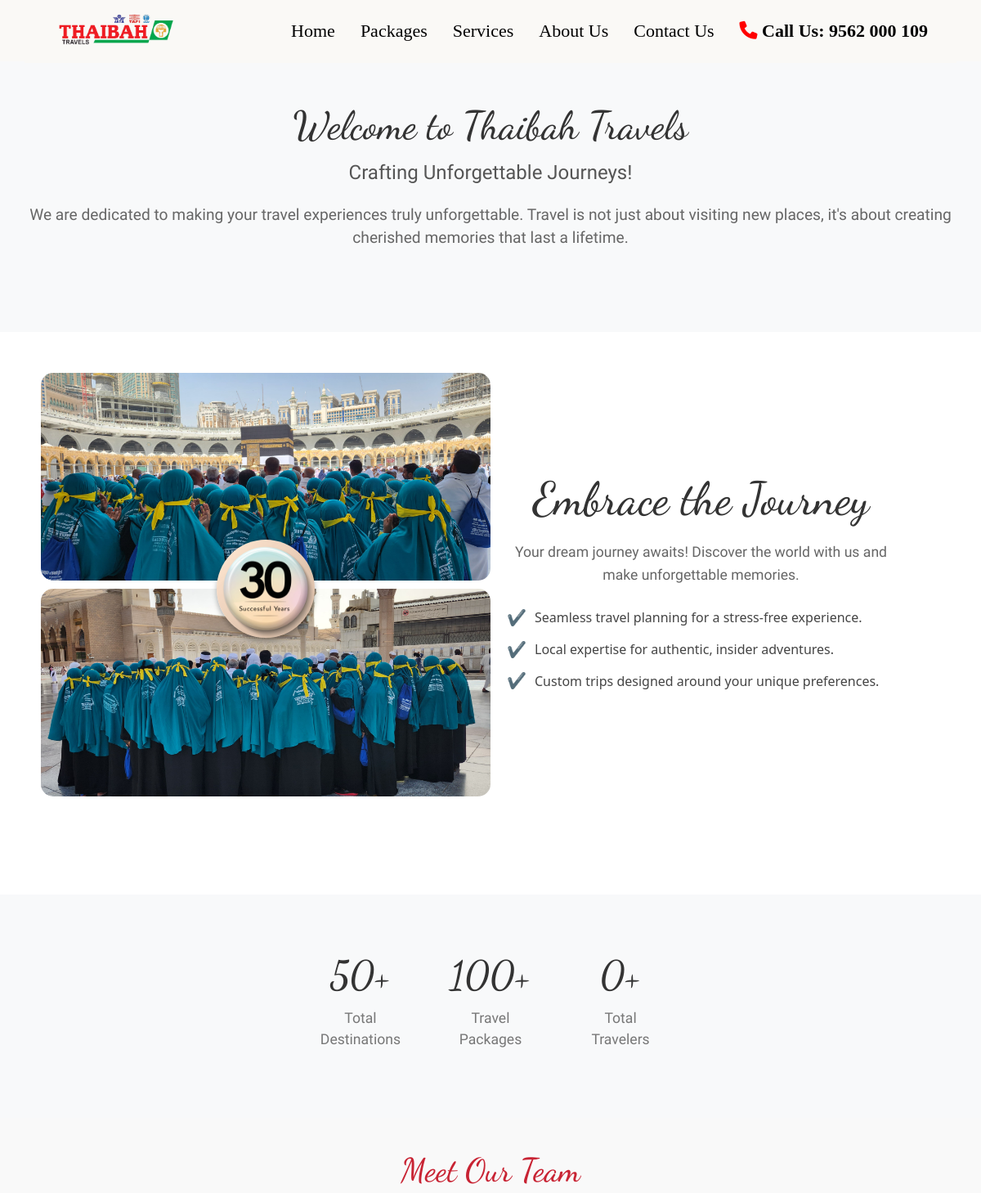
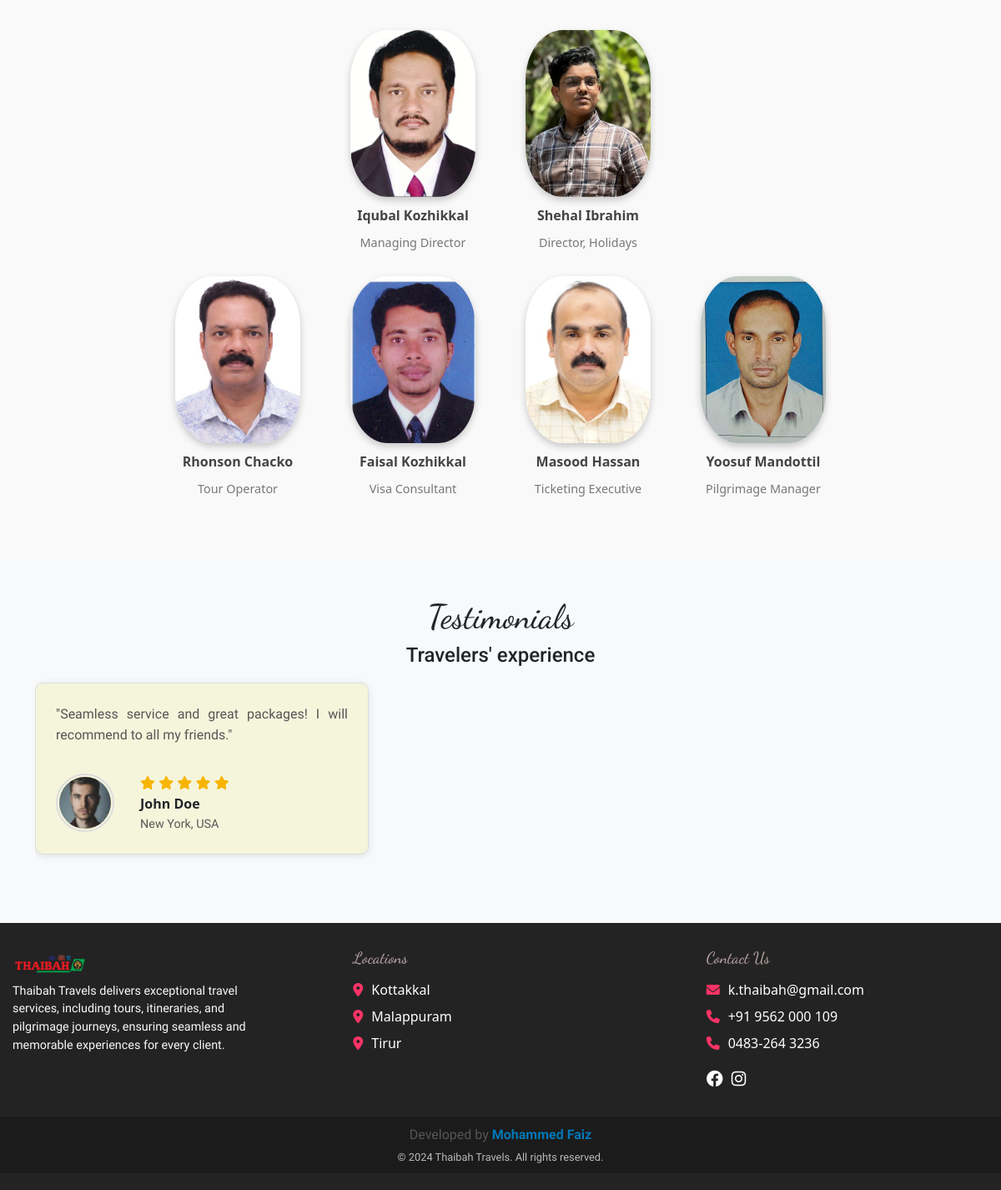
/about, run on the app's committed database (2 pictures, top to bottom).
### models.py (models this page shows, shortened)
class TeamMembers(db.Model):
    __tablename__ = 'team_members'
    id = db.Column(db.Integer, primary_key=True)
    name = db.Column(db.String(100), nullable=False, index=True)  # Indexed for faster search by name
    position = db.Column(db.String(100), nullable=False)
    image = db.Column(db.String(255), nullable=False)
    is_head = db.Column(db.Boolean, nullable=False, default=False)
    email = db.Column(db.String(100), nullable=True)
    phone = db.Column(db.String(15), nullable=True)

class Testimonial(db.Model):
    __tablename__ = 'testimonials'
    id = db.Column(db.Integer, primary_key=True)
    testimonial_text = db.Column(db.Text, nullable=False)
    name = db.Column(db.String(100), nullable=False, index=True)  # Indexed for faster search
    location = db.Column(db.String(100), nullable=False, index=True)  # Indexed for faster search by location
    rating = db.Column(db.Integer, nullable=False)  # Indexed for faster sorting/search by rating
    image = db.Column(db.String(200), nullable=False)

### app.py (the view)
@app.route('/about')
def about():
    try:
        heads = TeamMembers.query.filter_by(is_head=True).all()
        members = TeamMembers.query.filter_by(is_head=False).all()
        return render_template("about.html", heads=heads, members=members)
    except Exception as e:
        logging.error(f"Error fetching team members: {e}")
        flash("Error fetching team members. Please try again later.", 'danger')
        return render_template("about.html")

### app.py (called while the page is built)
@app.context_processor
def inject_testimonials():
    try:
        testimonials = Testimonial.query.all()
        return {'testimonials': testimonials}
    except Exception as e:
        logging.error(f"Error fetching testimonials: {e}")
        return {'testimonials': []}

### templates/about.html (shortened to what this page needs)
{% extends "base.html" %}
{% block extra_css %}
<link rel="stylesheet" href="{{ url_for('static', filename='css/about.css') }}">
{% endblock %}
{% block content %}
<section class="about-us">
    <div class="container">
        <div class="intro">
            <h1>Welcome to Thaibah Travels</h1>
            <p class="intro-subtitle">Crafting Unforgettable Journeys!</p>
            <p class="intro-description">
                We are dedicated to making your travel experiences truly unforgettable. Travel is not just about visiting new places, it's about creating cherished memories that last a lifetime.
            </p>
        </div>
    </div>
</section>
<section class="embrace-journey section-white">
    <div class="embrace-content">
        <div class="embrace-images">
            <img src="{{ url_for('static', filename='images/embrace1.jpg') }}" alt="Embrace Image 1" class="embrace-image embrace-image-1">
            <img src="{{ url_for('static', filename='images/embrace2.jpg') }}" alt="Embrace Image 2" class="embrace-image embrace-image-2">
            <img src="{{ url_for('static', filename='images/experience.jpg') }}" alt="Experience Icon" class="experience-icon">
        </div>
        <div class="embrace-text text-center">
            <h2>Embrace the Journey</h2>
            <p>Your dream journey awaits! Discover the world with us and make unforgettable memories.</p>
            <ul class="features-list">
                <li>Seamless travel planning for a stress-free experience.</li>
                <li>Local expertise for authentic, insider adventures.</li>
                <li>Custom trips designed around your unique preferences.</li>
            </ul>
        </div>
    </div>
</section>
<section class="stats-section section-cream">
    <div class="container">
        <div class="row text-center">
            <div class="col-md-3 mb-3">
                <h3>50+</h3>
                <p>Total Destinations</p>
            </div>
            <div class="col-md-3 mb-3">
                <h3>100+</h3>
                <p>Travel Packages</p>
            </div>
            <div class="col-md-3 mb-3">
                <h3><span id="traveler-counter">0</span>+</h3>
                <p>Total Travelers</p>
            </div>
        </div>
    </div>
</section>
<section class="team-section section-white">
    <div class="container">
        <h1>Meet Our Team</h1>
        <div class="row">
            {% for head in heads %}
                <div class="team-member" onclick="toggleDetails(this)">
                    <img src="{{ url_for('static', filename='images/' + head.image) }}" alt="{{ head.name }}">
                    <div class="name">{{ head.name }}</div>
                    <div class="position">{{ head.position }}</div>
                </div>
            {% endfor %}
        </div>
        <div class="row">
            {% for member in members %}
                <div class="team-member" onclick="toggleDetails(this)">
                    <img src="{{ url_for('static', filename='images/' + member.image) }}" alt="{{ member.name }}">
                    <div class="name">{{ member.name }}</div>
                    <div class="position">{{ member.position }}</div>
                </div>
            {% endfor %}
        </div>
    </div>
</section>
{% endblock %}

### templates/base.html (shortened to what this page needs)
<!DOCTYPE html>
<html lang="en">
<head>
    <link rel="stylesheet" href="/static/css/style.css">
    <link rel="stylesheet" href="/static/css/index.css">
    <link rel="stylesheet" href="https://cdn.jsdelivr.net/npm/bootstrap@5.3.0-alpha1/dist/css/bootstrap.min.css">
    <link rel="stylesheet" href="https://cdnjs.cloudflare.com/ajax/libs/font-awesome/6.0.0-beta3/css/all.min.css">
    {% block extra_css %}{% endblock %}
</head>
<body>
<nav class="navbar navbar-expand-lg">
    <div class="container">
        <img src="{{ url_for('static', filename='images/logo.png') }}" alt="Thaibah Travels Logo" class="navbar-brand navbar-logo img-fluid">
        <div class="collapse navbar-collapse" id="navbarNav">
            <ul class="navbar-nav ms-auto">
                <li class="nav-item"><a class="nav-link" href="/">Home</a></li>
                <li class="nav-item"><a class="nav-link" href="/packages">Packages</a></li>
                <li class="nav-item"><a class="nav-link" href="/services">Services</a></li>
                <li class="nav-item"><a class="nav-link" href="/about">About Us</a></li>
                <li class="nav-item"><a class="nav-link" href="/contact">Contact Us</a></li>
                <li class="nav-item call-us">
                    <a class="nav-link" href="tel:+911234567890">
                        <i class="fas fa-phone call-icon"></i> Call Us: 9562 000 109
                    </a>
                </li>
            </ul>
        </div>
    </div>
</nav>
<main>
    {% block content %}{% endblock %}
</main>
<section id="testimonials" class="bg-light py-5">
    <div class="container">
        <h1 class="text-center">Testimonials</h1>
        <h4 class="text-center">Travelers' experience</h4>
        <div class="testimonial-carousel d-flex overflow-auto">
            {% if testimonials %}
                {% for testimonial in testimonials %}
                <div class="testimonial-card p-4 mb-4 d-flex flex-column">
                    <div class="testimonial-content mb-3">
                        <p>"{{ testimonial.testimonial_text }}"</p>
                    </div>
                    <div class="testimonial-footer d-flex align-items-center">
                        <img src="{{ url_for('static', filename='images/' + testimonial.image) }}"
                             alt="{{ testimonial.name }}" class="testimonial-photo rounded-circle">
                        <div class="testimonial-info ms-3">
                            <div class="stars mb-1">
                                {% for i in range(testimonial.rating) %}
                                    <span class="fa fa-star"></span>
                                {% endfor %}
                            </div>
                            <h5 class="mb-1">{{ testimonial.name }}</h5>
                            <p class="mb-0 text-muted">{{ testimonial.location }}</p>
                        </div>
                    </div>
                </div>
                {% endfor %}
            {% else %}
                <div class="no-testimonials text-center p-4">
                    <p>No testimonials available yet</p>
                </div>
            {% endif %}
        </div>
    </div>
</section>
<footer class="footer">
    <div class="footer-container">
        <div class="footer-section">
            <img src="{{ url_for('static', filename='images/logo.png') }}" class="footer-logo img-fluid">
            <p class="footer-description">Thaibah Travels delivers exceptional travel services, including tours, itineraries, and pilgrimage journeys, ensuring seamless and memorable experiences for every client.</p>
        </div>
        <div class="footer-section footer-location">
            <h3>Locations</h3>
            <ul class="footer-list">
                <li><i class="fas fa-map-marker-alt"></i>
                    <a href="https://maps.app.goo.gl/qtyX28GJG9cnaXNL7" target="_blank">Kottakkal</a>
                </li>
                <li><i class="fas fa-map-marker-alt"></i>
                    <a href="https://maps.app.goo.gl/NBrRxHrgQBp8c6ai7" target="_blank">Malappuram</a>
                </li>
                <li><i class="fas fa-map-marker-alt"></i>
                    <a href="https://maps.app.goo.gl/dg2jWDBbwkX2G8bv9" target="_blank">Tirur</a>
                </li>
            </ul>
        </div>
        <div class="footer-section footer-contact">
            <h3>Contact Us</h3>
            <ul class="footer-list">
                <li><i class="fas fa-envelope"></i> k.thaibah@gmail.com</li>
                <li><i class="fas fa-phone call-icon"></i> +91 9562 000 109</li>
                <li><i class="fas fa-phone call-icon"></i> 0483-264 3236</li>
            </ul>
            <div class="footer-social">
                <a href="https://www.facebook.com/share/14hF8AVJQa/" class="social-icon"><i class="fab fa-facebook"></i></a>
                <a href="https://www.instagram.com/thaibah_travels/profilecard/?igsh=czc3ZW05bjMzOWk5" class="social-icon"><i class="fab fa-instagram"></i></a>
            </div>
        </div>
    </div>
    <div class="footer-bottom">
        <p class="author-credit">
            Developed by <a href="https://www.linkedin.com/in/mohammed-faiz-me/" target="_blank" class="author-link">Mohammed Faiz</a>
        </p>
        <p class="rights-reserved">© 2024 Thaibah Travels. All rights reserved.</p>
    </div>
</footer>
</body>
</html>

### static/css/style.css (style rules this page uses)
* { margin: 0; padding: 0; box-sizing: border-box; }
body { font-family: 'Arial', sans-serif; line-height: 1.6; }
html, body { height: 100%; overflow-x: hidden; }
.container { width: 80%; margin: 0 auto; }
.text-center { text-align: center; }
h1, h2, h3, h4 { font-weight: bold; }
h1, h2, h3, .explore-text { font-family: 'Dancing Script', cursive; }
h4, .service-highlights h4, .why-choose-us h4 { font-family: 'Roboto', sans-serif; font-weight: 500; }
p, .testimonial-description, .why-choose-us p { font-family: 'Alice', serif; }
p { font-size: 1rem; color: #555; }
nav { position: sticky !important; top: 0; z-index: 1000; width: 100%; background-color: #FAF9F6; padding: 10px 20px; }
.navbar { display: flex; justify-content: space-between; align-items: center; height: 75px; }
.navbar-logo { width: 200px; height: 200px; border-radius: 5%; margin-right: 15px; }
.navbar a { color: #000000; text-decoration: none; margin-right: 15px; }
.navbar .nav-link { font-size: 22px; font-family: 'Times New Roman', Times, serif; padding: 10px 15px; color: #000000; }
.navbar .call-us a { color: rgb(0, 0, 0); font-weight: bold; }
.call-icon { color: rgb(255, 0, 0); }
.navbar .container { background-color: #FAF9F6; }
.testimonial-carousel { display: flex; flex-wrap: nowrap; overflow-x: auto; gap: 15px; padding: 10px 0; }
.testimonial-card { flex: 0 0 auto; background-color: #f5f5dc; border: 1px solid #ddd; border-radius: 10px; box-shadow: 0 2px 10px rgba(0, 0, 0, 0.1); width: 400px; display: flex; flex-direction: column; justify-content: space-between; }
.testimonial-content p { font-size: 1rem; color: #555; line-height: 1.6; text-align: justify; }
.testimonial-footer { display: flex; align-items: center; }
.testimonial-photo { width: 70px; height: 70px; object-fit: cover; border: 2px solid #ddd; padding: 2px; margin-right: 15px; }
.testimonial-info { flex: 1; text-align: left; }
.testimonial-info .stars { color: #f7b500; font-size: 1rem; }
.testimonial-info h5 { font-size: 1rem; font-weight: bold; margin-bottom: 5px; }
.testimonial-info p { font-size: 0.9rem; color: #777; }
.section-cream { background-color: #e2e2d5; }
.section-white { background-color: #ffffff; }
.footer { background-color: #232323; color: white; padding: 20px 0; }
.footer-container { max-width: 1200px; margin: 0 auto; display: flex; flex-wrap: wrap; justify-content: space-between; gap: 20px; }
.footer-section { flex: 1; min-width: 250px; margin: 10px 0; }
.footer-section p { font-size: 0.9rem; color: #FAF9F6; }
.footer-logo { width: 120px; height: 120px; border-radius: 5%; margin-right: 15px; }
.footer-description { padding-left: 15px; padding-right: 15px; }
.footer-location, .footer-contact { padding-left: 50px; }
.footer h3 { color: #b6a1a1; margin-bottom: 15px; font-size: 1.2rem; }
.footer-list { list-style: none; padding: 0; }
.footer-list li { margin-bottom: 8px; display: flex; align-items: center; }
.footer-list i { color: #ff3366; margin-right: 10px; }
.footer a { text-decoration: none; color: inherit; }
.footer-social { margin-top: 10px; display: flex; gap: 10px; }
.social-icon { font-size: 20px; color: inherit; }
.footer-bottom { text-align: center; padding: 10px 0; background-color: #1b1b1b; color: #fafafa; font-size: 0.9rem; margin-top: 20px; }
.author-credit { margin: 0; font-size: 1rem; }
.author-credit .author-link { color: #0077B5; font-weight: bold; text-decoration: none; }
.rights-reserved { margin: 5px 0 0; font-size: 0.8rem; color: #bbbbbb; }

### data on the page
TeamMembers: image (picture), name "Iqubal Kozhikkal", position "Managing Director"
TeamMembers: image (picture), name "Shehal Ibrahim", position "Director, Holidays"
TeamMembers: image (picture), name "Rhonson Chacko", position "Tour Operator"
TeamMembers: image (picture), name "Faisal Kozhikkal", position "Visa Consultant"
TeamMembers: image (picture), name "Masood Hassan", position "Ticketing Executive"
TeamMembers: image (picture), name "Yoosuf Mandottil", position "Pilgrimage Manager"
Testimonial: testimonial_text "Seamless service and great packages! I will recommend to all my friends.", image (picture), rating 5 (drawn), name "John Doe", location "New York, USA"
